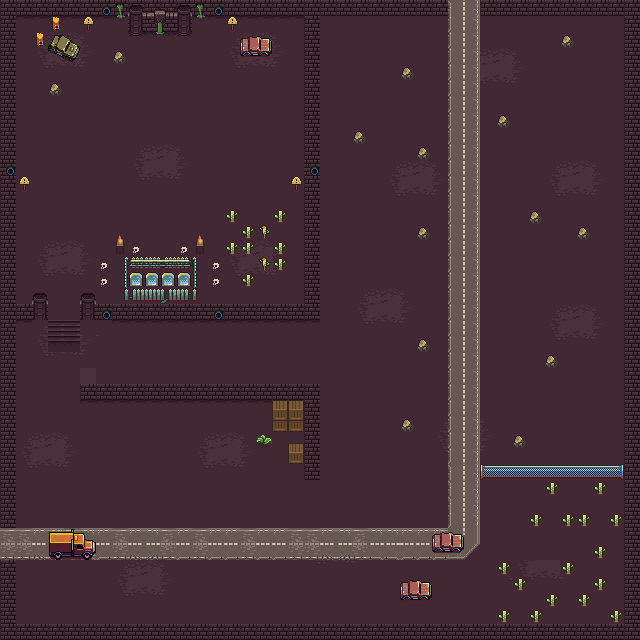

This is a level from a 2D game, rendered from its Tiled map with the project's own tilesets. A one-line summary and the map file follow, with tile-layer data summarised:
An orthogonal 40x40 tile map with 16x16 px tiles, 2 tile layers (Tile Layer 1, Tile Layer 2), 2 tilesets.

<map version="1.0" tiledversion="1.0.3" orientation="orthogonal" renderorder="left-down" width="40" height="40" tilewidth="16" tileheight="16" nextobjectid="7">
 <tileset firstgid="1" source="DungeonTileset.tsx" />
 <tileset firstgid="257" source="ApocalypseTileset.tsx" />
 <layer name="Tile Layer 1" width="40" height="40">
  <data>[1600 cells, 1600 non-empty, 37 distinct tile ids]</data>
 </layer>
 <layer name="Tile Layer 2" width="40" height="40">
  <data>[1600 cells, 448 non-empty, 87 distinct tile ids]</data>
 </layer>
 <objectgroup name="Object Layer 1" />
</map>
